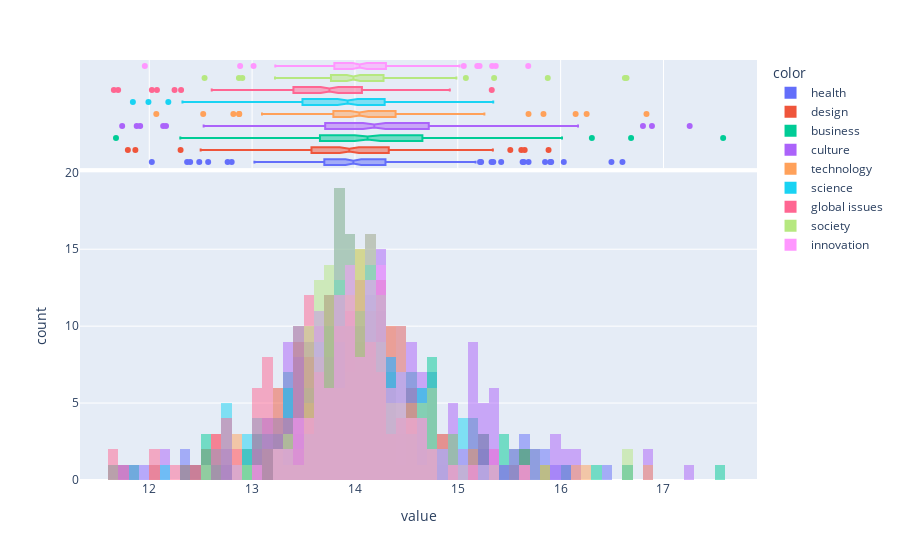

The code cell stored with this chart in its notebook:
### Code cell
# Views per topic
# The median values seems not to differ much between topics
# But we should run the experiments per topic either-way

topic_df = df.dropna()
px.histogram(np.log(topic_df['views']), color=topic_df['dominant_tag'], barmode="overlay", marginal="box").show()
print("Median views:")
print(topic_df.groupby("dominant_tag")["views"].median())
print("Total views:")
print(topic_df.groupby("dominant_tag")["views"].sum())

### Figure 1 — Plotly figure (JSON) as saved in the notebook; plotly's stock layout.template omitted (floating-point values rounded to 4 significant figures; data arrays with more than 128 entries replaced by an {"elided": "..."} marker saying what was removed)
{"data": [{"alignmentgroup": "True", "bingroup": "x", "hovertemplate": "color=health<br>value=%{x}<br>count=%{y}<extra></extra>", "legendgroup": "health", "marker": {"color": "#636efa", "opacity": 0.5, "pattern": {"shape": ""}}, "name": "health", "offsetgroup": "health", "orientation": "v", "showlegend": true, "x": {"elided": "150 float values"}, "xaxis": "x", "yaxis": "y", "type": "histogram"}, {"alignmentgroup": "True", "hovertemplate": "color=health<br>value=%{x}<extra></extra>", "legendgroup": "health", "marker": {"color": "#636efa"}, "name": "health", "notched": true, "offsetgroup": "health", "showlegend": false, "x": {"elided": "150 float values"}, "xaxis": "x2", "yaxis": "y2", "type": "box"}, {"alignmentgroup": "True", "bingroup": "x", "hovertemplate": "color=design<br>value=%{x}<br>count=%{y}<extra></extra>", "legendgroup": "design", "marker": {"color": "#EF553B", "opacity": 0.5, "pattern": {"shape": ""}}, "name": "design", "offsetgroup": "design", "orientation": "v", "showlegend": true, "x": {"elided": "158 float values"}, "xaxis": "x", "yaxis": "y", "type": "histogram"}, {"alignmentgroup": "True", "hovertemplate": "color=design<br>value=%{x}<extra></extra>", "legendgroup": "design", "marker": {"color": "#EF553B"}, "name": "design", "notched": true, "offsetgroup": "design", "showlegend": false, "x": {"elided": "158 float values"}, "xaxis": "x2", "yaxis": "y2", "type": "box"}, {"alignmentgroup": "True", "bingroup": "x", "hovertemplate": "color=business<br>value=%{x}<br>count=%{y}<extra></extra>", "legendgroup": "business", "marker": {"color": "#00cc96", "opacity": 0.5, "pattern": {"shape": ""}}, "name": "business", "offsetgroup": "business", "orientation": "v", "showlegend": true, "x": {"elided": "157 float values"}, "xaxis": "x", "yaxis": "y", "type": "histogram"}, {"alignmentgroup": "True", "hovertemplate": "color=business<br>value=%{x}<extra></extra>", "legendgroup": "business", "marker": {"color": "#00cc96"}, "name": "business", "notched": true, "offsetgroup": "business", "showlegend": false, "x": {"elided": "157 float values"}, "xaxis": "x2", "yaxis": "y2", "type": "box"}, {"alignmentgroup": "True", "bingroup": "x", "hovertemplate": "color=culture<br>value=%{x}<br>count=%{y}<extra></extra>", "legendgroup": "culture", "marker": {"color": "#ab63fa", "opacity": 0.5, "pattern": {"shape": ""}}, "name": "culture", "offsetgroup": "culture", "orientation": "v", "showlegend": true, "x": {"elided": "208 float values"}, "xaxis": "x", "yaxis": "y", "type": "histogram"}, {"alignmentgroup": "True", "hovertemplate": "color=culture<br>value=%{x}<extra></extra>", "legendgroup": "culture", "marker": {"color": "#ab63fa"}, "name": "culture", "notched": true, "offsetgroup": "culture", "showlegend": false, "x": {"elided": "208 float values"}, "xaxis": "x2", "yaxis": "y2", "type": "box"}, {"alignmentgroup": "True", "bingroup": "x", "hovertemplate": "color=technology<br>value=%{x}<br>count=%{y}<extra></extra>", "legendgroup": "technology", "marker": {"color": "#FFA15A", "opacity": 0.5, "pattern": {"shape": ""}}, "name": "technology", "offsetgroup": "technology", "orientation": "v", "showlegend": true, "x": [13.39, 14.45, 12.87, 13.93, 13.91, 14.44, 12.82, 14.22, 13.19, 13.77, 13.45, 15.12, 14.73, 13.86, 13.56, 13.1, 15.69, 14.21, 12.87, 13.77, 13.22, 13.92, 14.13, 15.26, 13.63, 14.41, 13.97, 13.79, 13.64, 14.29, 12.07, 14.39, 13.61, 13.5, 13.99, 14.3, 13.66, 13.28, 14.03, 13.8, 13.45, 14.49, 14.0, 13.12, 14.36, 14.16, 14.88, 15.14, 14.48, 14.05, 13.82, 14.25, 14.52, 12.52, 14.34, 13.94, 13.93, 13.64, 13.61, 14.09, 16.15, 14.46, 14.54, 14.15, 14.23, 13.81, 14.02, 14.17, 13.99, 14.89, 13.89, 13.64, 14.04, 13.69, 15.83, 14.51, 14.4, 13.99, 14.49, 13.97, 13.83, 14.0, 14.02, 14.74, 14.08, 14.01, 14.02, 14.12, 13.51, 14.35, 14.48, 14.2, 13.81, 13.52, 14.03, 14.27, 14.37, 16.25, 14.51, 14.47, 14.86, 14.14, 14.08, 14.16, 14.53, 14.46, 14.05, 13.8, 13.77, 14.04, 14.2, 14.24, 16.83, 13.55, 14.69, 14.28, 14.03, 14.03], "xaxis": "x", "yaxis": "y", "type": "histogram"}, {"alignmentgroup": "True", "hovertemplate": "color=technology<br>value=%{x}<extra></extra>", "legendgroup": "technology", "marker": {"color": "#FFA15A"}, "name": "technology", "notched": true, "offsetgroup": "technology", "showlegend": false, "x": [13.39, 14.45, 12.87, 13.93, 13.91, 14.44, 12.82, 14.22, 13.19, 13.77, 13.45, 15.12, 14.73, 13.86, 13.56, 13.1, 15.69, 14.21, 12.87, 13.77, 13.22, 13.92, 14.13, 15.26, 13.63, 14.41, 13.97, 13.79, 13.64, 14.29, 12.07, 14.39, 13.61, 13.5, 13.99, 14.3, 13.66, 13.28, 14.03, 13.8, 13.45, 14.49, 14.0, 13.12, 14.36, 14.16, 14.88, 15.14, 14.48, 14.05, 13.82, 14.25, 14.52, 12.52, 14.34, 13.94, 13.93, 13.64, 13.61, 14.09, 16.15, 14.46, 14.54, 14.15, 14.23, 13.81, 14.02, 14.17, 13.99, 14.89, 13.89, 13.64, 14.04, 13.69, 15.83, 14.51, 14.4, 13.99, 14.49, 13.97, 13.83, 14.0, 14.02, 14.74, 14.08, 14.01, 14.02, 14.12, 13.51, 14.35, 14.48, 14.2, 13.81, 13.52, 14.03, 14.27, 14.37, 16.25, 14.51, 14.47, 14.86, 14.14, 14.08, 14.16, 14.53, 14.46, 14.05, 13.8, 13.77, 14.04, 14.2, 14.24, 16.83, 13.55, 14.69, 14.28, 14.03, 14.03], "xaxis": "x2", "yaxis": "y2", "type": "box"}, {"alignmentgroup": "True", "bingroup": "x", "hovertemplate": "color=science<br>value=%{x}<br>count=%{y}<extra></extra>", "legendgroup": "science", "marker": {"color": "#19d3f3", "opacity": 0.5, "pattern": {"shape": ""}}, "name": "science", "offsetgroup": "science", "orientation": "v", "showlegend": true, "x": {"elided": "163 float values"}, "xaxis": "x", "yaxis": "y", "type": "histogram"}, {"alignmentgroup": "True", "hovertemplate": "color=science<br>value=%{x}<extra></extra>", "legendgroup": "science", "marker": {"color": "#19d3f3"}, "name": "science", "notched": true, "offsetgroup": "science", "showlegend": false, "x": {"elided": "163 float values"}, "xaxis": "x2", "yaxis": "y2", "type": "box"}, {"alignmentgroup": "True", "bingroup": "x", "hovertemplate": "color=global issues<br>value=%{x}<br>count=%{y}<extra></extra>", "legendgroup": "global issues", "marker": {"color": "#FF6692", "opacity": 0.5, "pattern": {"shape": ""}}, "name": "global issues", "offsetgroup": "global issues", "orientation": "v", "showlegend": true, "x": {"elided": "147 float values"}, "xaxis": "x", "yaxis": "y", "type": "histogram"}, {"alignmentgroup": "True", "hovertemplate": "color=global issues<br>value=%{x}<extra></extra>", "legendgroup": "global issues", "marker": {"color": "#FF6692"}, "name": "global issues", "notched": true, "offsetgroup": "global issues", "showlegend": false, "x": {"elided": "147 float values"}, "xaxis": "x2", "yaxis": "y2", "type": "box"}, {"alignmentgroup": "True", "bingroup": "x", "hovertemplate": "color=society<br>value=%{x}<br>count=%{y}<extra></extra>", "legendgroup": "society", "marker": {"color": "#B6E880", "opacity": 0.5, "pattern": {"shape": ""}}, "name": "society", "offsetgroup": "society", "orientation": "v", "showlegend": true, "x": {"elided": "157 float values"}, "xaxis": "x", "yaxis": "y", "type": "histogram"}, {"alignmentgroup": "True", "hovertemplate": "color=society<br>value=%{x}<extra></extra>", "legendgroup": "society", "marker": {"color": "#B6E880"}, "name": "society", "notched": true, "offsetgroup": "society", "showlegend": false, "x": {"elided": "157 float values"}, "xaxis": "x2", "yaxis": "y2", "type": "box"}, {"alignmentgroup": "True", "bingroup": "x", "hovertemplate": "color=innovation<br>value=%{x}<br>count=%{y}<extra></extra>", "legendgroup": "innovation", "marker": {"color": "#FF97FF", "opacity": 0.5, "pattern": {"shape": ""}}, "name": "innovation", "offsetgroup": "innovation", "orientation": "v", "showlegend": true, "x": [13.66, 14.3, 13.35, 13.56, 14.08, 15.19, 13.49, 13.3, 13.49, 13.65, 13.46, 13.92, 12.88, 11.96, 13.68, 14.98, 13.95, 14.45, 13.75, 13.77, 13.61, 13.46, 13.69, 14.68, 14.72, 15.21, 13.92, 13.55, 13.82, 14.28, 13.97, 13.8, 13.8, 14.02, 15.33, 14.0, 13.9, 14.25, 13.23, 13.96, 13.61, 14.62, 13.74, 13.83, 13.77, 13.66, 14.2, 14.51, 14.85, 14.54, 14.45, 14.18, 14.34, 14.29, 14.26, 13.91, 15.37, 14.22, 14.21, 14.18, 14.29, 14.12, 14.3, 14.45, 14.13, 14.0, 14.0, 14.21, 14.64, 13.83, 14.71, 14.55, 14.36, 14.41, 14.16, 13.98, 15.02, 14.28, 13.66, 14.49, 14.52, 14.02, 14.27, 14.62, 14.2, 14.37, 15.68, 13.73, 13.94, 14.3, 13.99, 13.61, 14.18, 13.6, 14.16, 14.05, 14.05, 14.47, 14.33, 13.83, 14.2, 13.84, 14.25, 13.87, 14.01, 14.15, 14.41, 14.14, 13.86, 13.93, 15.06, 14.17, 14.07, 13.81, 13.87, 14.13, 14.83, 13.92, 13.54, 13.82, 13.68, 13.01, 13.69, 13.87, 14.22, 13.4], "xaxis": "x", "yaxis": "y", "type": "histogram"}, {"alignmentgroup": "True", "hovertemplate": "color=innovation<br>value=%{x}<extra></extra>", "legendgroup": "innovation", "marker": {"color": "#FF97FF"}, "name": "innovation", "notched": true, "offsetgroup": "innovation", "showlegend": false, "x": [13.66, 14.3, 13.35, 13.56, 14.08, 15.19, 13.49, 13.3, 13.49, 13.65, 13.46, 13.92, 12.88, 11.96, 13.68, 14.98, 13.95, 14.45, 13.75, 13.77, 13.61, 13.46, 13.69, 14.68, 14.72, 15.21, 13.92, 13.55, 13.82, 14.28, 13.97, 13.8, 13.8, 14.02, 15.33, 14.0, 13.9, 14.25, 13.23, 13.96, 13.61, 14.62, 13.74, 13.83, 13.77, 13.66, 14.2, 14.51, 14.85, 14.54, 14.45, 14.18, 14.34, 14.29, 14.26, 13.91, 15.37, 14.22, 14.21, 14.18, 14.29, 14.12, 14.3, 14.45, 14.13, 14.0, 14.0, 14.21, 14.64, 13.83, 14.71, 14.55, 14.36, 14.41, 14.16, 13.98, 15.02, 14.28, 13.66, 14.49, 14.52, 14.02, 14.27, 14.62, 14.2, 14.37, 15.68, 13.73, 13.94, 14.3, 13.99, 13.61, 14.18, 13.6, 14.16, 14.05, 14.05, 14.47, 14.33, 13.83, 14.2, 13.84, 14.25, 13.87, 14.01, 14.15, 14.41, 14.14, 13.86, 13.93, 15.06, 14.17, 14.07, 13.81, 13.87, 14.13, 14.83, 13.92, 13.54, 13.82, 13.68, 13.01, 13.69, 13.87, 14.22, 13.4], "xaxis": "x2", "yaxis": "y2", "type": "box"}], "layout": {"xaxis": {"anchor": "y", "domain": [0.0, 1.0], "title": {"text": "value"}}, "yaxis": {"anchor": "x", "domain": [0.0, 0.7326], "title": {"text": "count"}}, "xaxis2": {"anchor": "y2", "domain": [0.0, 1.0], "matches": "x", "showticklabels": false, "showgrid": true}, "yaxis2": {"anchor": "x2", "domain": [0.7426, 1.0], "matches": "y2", "showticklabels": false, "showline": false, "ticks": "", "showgrid": false}, "legend": {"title": {"text": "color"}, "tracegroupgap": 0}, "margin": {"t": 60}, "barmode": "overlay"}}
